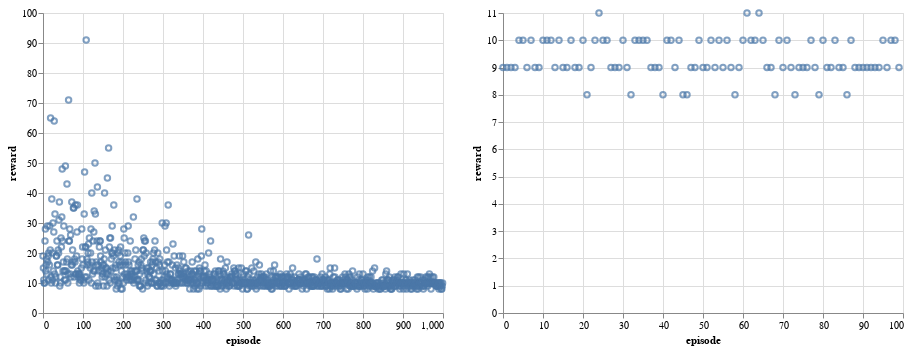

Notebook cell for this chart:
### Code cell
alt.Chart(rewards_Q_exp).mark_point().encode(x="episode", y="reward") | alt.Chart(
    test_rewards_Q_exp
).mark_point().encode(x="episode", y="reward")

### Figure 1 — Vega-Lite specification as saved in the notebook (floating-point values rounded to 4 significant figures; data arrays with more than 128 entries replaced by an {"elided": "..."} marker saying what was removed)
{"config": {"view": {"continuousWidth": 400, "continuousHeight": 300}}, "hconcat": [{"data": {"name": "data-18ce06892a042f40d87a7800d238e609"}, "mark": "point", "encoding": {"x": {"type": "quantitative", "field": "episode"}, "y": {"type": "quantitative", "field": "reward"}}}, {"data": {"name": "data-e768a91ecc1f3f2e3a9ed0290f338315"}, "mark": "point", "encoding": {"x": {"type": "quantitative", "field": "episode"}, "y": {"type": "quantitative", "field": "reward"}}}], "$schema": "https://vega.github.io/schema/vega-lite/v4.8.1.json", "datasets": {"data-18ce06892a042f40d87a7800d238e609": {"elided": "1000 records"}, "data-e768a91ecc1f3f2e3a9ed0290f338315": [{"episode": 0, "reward": 9.0}, {"episode": 1, "reward": 9.0}, {"episode": 2, "reward": 9.0}, {"episode": 3, "reward": 9.0}, {"episode": 4, "reward": 10.0}, {"episode": 5, "reward": 10.0}, {"episode": 6, "reward": 9.0}, {"episode": 7, "reward": 10.0}, {"episode": 8, "reward": 9.0}, {"episode": 9, "reward": 9.0}, {"episode": 10, "reward": 10.0}, {"episode": 11, "reward": 10.0}, {"episode": 12, "reward": 10.0}, {"episode": 13, "reward": 9.0}, {"episode": 14, "reward": 10.0}, {"episode": 15, "reward": 9.0}, {"episode": 16, "reward": 9.0}, {"episode": 17, "reward": 10.0}, {"episode": 18, "reward": 9.0}, {"episode": 19, "reward": 9.0}, {"episode": 20, "reward": 10.0}, {"episode": 21, "reward": 8.0}, {"episode": 22, "reward": 9.0}, {"episode": 23, "reward": 10.0}, {"episode": 24, "reward": 11.0}, {"episode": 25, "reward": 10.0}, {"episode": 26, "reward": 10.0}, {"episode": 27, "reward": 9.0}, {"episode": 28, "reward": 9.0}, {"episode": 29, "reward": 9.0}, {"episode": 30, "reward": 10.0}, {"episode": 31, "reward": 9.0}, {"episode": 32, "reward": 8.0}, {"episode": 33, "reward": 10.0}, {"episode": 34, "reward": 10.0}, {"episode": 35, "reward": 10.0}, {"episode": 36, "reward": 10.0}, {"episode": 37, "reward": 9.0}, {"episode": 38, "reward": 9.0}, {"episode": 39, "reward": 9.0}, {"episode": 40, "reward": 8.0}, {"episode": 41, "reward": 10.0}, {"episode": 42, "reward": 10.0}, {"episode": 43, "reward": 9.0}, {"episode": 44, "reward": 10.0}, {"episode": 45, "reward": 8.0}, {"episode": 46, "reward": 8.0}, {"episode": 47, "reward": 9.0}, {"episode": 48, "reward": 9.0}, {"episode": 49, "reward": 10.0}, {"episode": 50, "reward": 9.0}, {"episode": 51, "reward": 9.0}, {"episode": 52, "reward": 10.0}, {"episode": 53, "reward": 9.0}, {"episode": 54, "reward": 10.0}, {"episode": 55, "reward": 9.0}, {"episode": 56, "reward": 10.0}, {"episode": 57, "reward": 9.0}, {"episode": 58, "reward": 8.0}, {"episode": 59, "reward": 9.0}, {"episode": 60, "reward": 10.0}, {"episode": 61, "reward": 11.0}, {"episode": 62, "reward": 10.0}, {"episode": 63, "reward": 10.0}, {"episode": 64, "reward": 11.0}, {"episode": 65, "reward": 10.0}, {"episode": 66, "reward": 9.0}, {"episode": 67, "reward": 9.0}, {"episode": 68, "reward": 8.0}, {"episode": 69, "reward": 10.0}, {"episode": 70, "reward": 9.0}, {"episode": 71, "reward": 10.0}, {"episode": 72, "reward": 9.0}, {"episode": 73, "reward": 8.0}, {"episode": 74, "reward": 9.0}, {"episode": 75, "reward": 9.0}, {"episode": 76, "reward": 9.0}, {"episode": 77, "reward": 10.0}, {"episode": 78, "reward": 9.0}, {"episode": 79, "reward": 8.0}, {"episode": 80, "reward": 10.0}, {"episode": 81, "reward": 9.0}, {"episode": 82, "reward": 9.0}, {"episode": 83, "reward": 10.0}, {"episode": 84, "reward": 9.0}, {"episode": 85, "reward": 9.0}, {"episode": 86, "reward": 8.0}, {"episode": 87, "reward": 10.0}, {"episode": 88, "reward": 9.0}, {"episode": 89, "reward": 9.0}, {"episode": 90, "reward": 9.0}, {"episode": 91, "reward": 9.0}, {"episode": 92, "reward": 9.0}, {"episode": 93, "reward": 9.0}, {"episode": 94, "reward": 9.0}, {"episode": 95, "reward": 10.0}, {"episode": 96, "reward": 9.0}, {"episode": 97, "reward": 10.0}, {"episode": 98, "reward": 10.0}, {"episode": 99, "reward": 9.0}]}}
